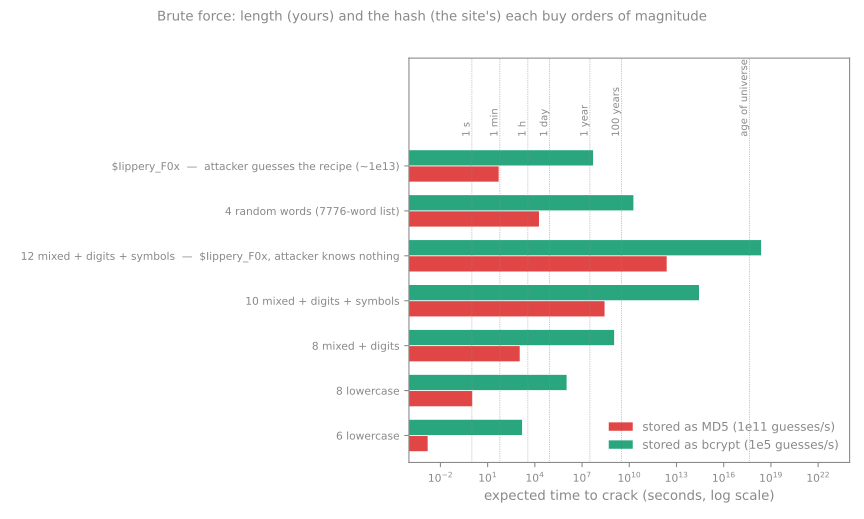

Reproduce this figure in Python.
"""How long a brute-force search takes, by password shape and by how the site stored it.
Guess rates: a single modern GPU tests roughly 1e11 MD5 hashes per second, but only ~1e5
bcrypt hashes per second (cost 12) — the slow hash is the whole point.
Regenerate: python3 data-security-crack-time.py"""
import math
import matplotlib
matplotlib.use("Agg")
import matplotlib.pyplot as plt

shapes = [("6 lowercase", 26**6), ("8 lowercase", 26**8), ("8 mixed + digits", 62**8),
          ("10 mixed + digits + symbols", 94**10), ("12 mixed + digits + symbols  —  \\$Iippery_F0x, attacker knows nothing", 94**12),
          ("4 random words (7776-word list)", 7776**4),
          ("\\$Iippery_F0x  —  attacker guesses the recipe (~1e13)", 10**13)]
rates = [("stored as MD5 (1e11 guesses/s)", 1e11, "#dc2626"), ("stored as bcrypt (1e5 guesses/s)", 1e5, "#059669")]
GREY = "#888888"
fig, ax = plt.subplots(figsize=(9, 5.4)); fig.patch.set_alpha(0); ax.set_facecolor("none")
y = list(range(len(shapes)))
for k, (label, rate, col) in enumerate(rates):
    secs = [n / 2 / rate for _, n in shapes]          # expected: half the space
    ax.barh([yy + (k - 0.5) * 0.36 for yy in y], secs, height=0.34, color=col, alpha=0.85, label=label)
ax.set_xscale("log"); ax.set_yticks(y); ax.set_yticklabels([s for s, _ in shapes], fontsize=9, color=GREY)
ax.set_xlabel("expected time to crack (seconds, log scale)", color=GREY)
marks = [(1, "1 s"), (60, "1 min"), (3600, "1 h"), (86400, "1 day"), (3.15e7, "1 year"), (3.15e9, "100 years"), (4.35e17, "age of universe")]
for x, t in marks:
    ax.axvline(x, color=GREY, lw=0.5, ls=":"); ax.text(x, len(shapes) - 0.35, t, rotation=90, fontsize=7.5, color=GREY, va="bottom", ha="right")
ax.set_xlim(1e-4, 1e24); ax.set_ylim(-0.6, len(shapes) + 1.4)
for s in ax.spines.values(): s.set_color(GREY)
ax.tick_params(colors=GREY, labelsize=8)
fig.suptitle("Brute force: length (yours) and the hash (the site's) each buy orders of magnitude", color=GREY, fontsize=10)
leg = ax.legend(frameon=False, fontsize=9, loc="lower right")
for t in leg.get_texts(): t.set_color(GREY)
fig.tight_layout(rect=(0, 0, 1, 0.97)); fig.savefig("data-security-crack-time.svg", transparent=True)
for (s, n) in shapes:
    print(f"{s:34s} space=2^{math.log2(n):5.1f}  MD5: {n/2/1e11:12.3g} s   bcrypt: {n/2/1e5:12.3g} s")
